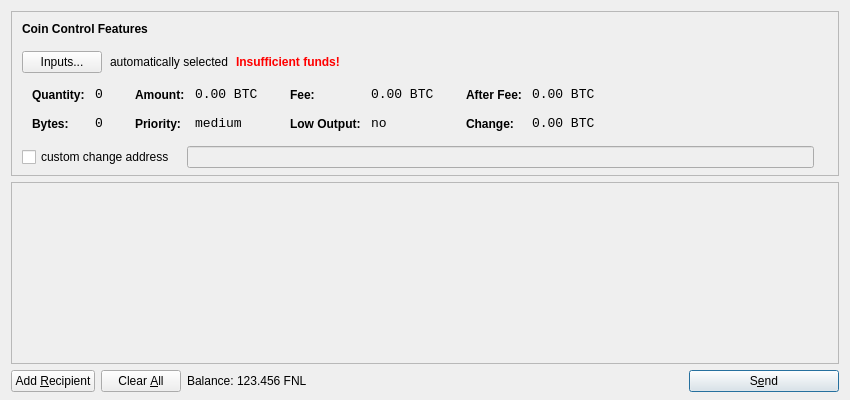
<?xml version="1.0" encoding="UTF-8"?>
<ui version="4.0">
 <class>SendCoinsDialog</class>
 <widget class="QDialog" name="SendCoinsDialog">
  <property name="geometry">
   <rect>
    <x>0</x>
    <y>0</y>
    <width>850</width>
    <height>400</height>
   </rect>
  </property>
  <property name="windowTitle">
   <string>Send Coins</string>
  </property>
  <layout class="QVBoxLayout" name="verticalLayout" stretch="0,1,0">
   <property name="bottomMargin">
    <number>8</number>
   </property>
   <item>
    <widget class="QFrame" name="frameCoinControl">
     <property name="sizePolicy">
      <sizepolicy hsizetype="Expanding" vsizetype="Expanding">
       <horstretch>0</horstretch>
       <verstretch>0</verstretch>
      </sizepolicy>
     </property>
     <property name="maximumSize">
      <size>
       <width>16777215</width>
       <height>16777215</height>
      </size>
     </property>
     <property name="frameShape">
      <enum>QFrame::StyledPanel</enum>
     </property>
     <property name="frameShadow">
      <enum>QFrame::Sunken</enum>
     </property>
     <layout class="QVBoxLayout" name="verticalLayoutCoinControl2">
      <property name="spacing">
       <number>-1</number>
      </property>
      <property name="leftMargin">
       <number>0</number>
      </property>
      <property name="topMargin">
       <number>0</number>
      </property>
      <property name="rightMargin">
       <number>0</number>
      </property>
      <property name="bottomMargin">
       <number>6</number>
      </property>
      <item>
       <layout class="QVBoxLayout" name="verticalLayoutCoinControl" stretch="0,0,0,0,1">
        <property name="spacing">
         <number>0</number>
        </property>
        <property name="leftMargin">
         <number>10</number>
        </property>
        <property name="topMargin">
         <number>10</number>
        </property>
        <item>
         <layout class="QHBoxLayout" name="horizontalLayoutCoinControl1">
          <property name="bottomMargin">
           <number>15</number>
          </property>
          <item>
           <widget class="QLabel" name="labelCoinControlFeatures">
            <property name="sizePolicy">
             <sizepolicy hsizetype="Preferred" vsizetype="Maximum">
              <horstretch>0</horstretch>
              <verstretch>0</verstretch>
             </sizepolicy>
            </property>
            <property name="font">
             <font>
              <weight>75</weight>
              <bold>true</bold>
             </font>
            </property>
            <property name="styleSheet">
             <string notr="true">font-weight:bold;</string>
            </property>
            <property name="text">
             <string>Coin Control Features</string>
            </property>
           </widget>
          </item>
         </layout>
        </item>
        <item>
         <layout class="QHBoxLayout" name="horizontalLayoutCoinControl2" stretch="0,0,0,0">
          <property name="spacing">
           <number>8</number>
          </property>
          <property name="bottomMargin">
           <number>10</number>
          </property>
          <item>
           <widget class="QPushButton" name="pushButtonCoinControl">
            <property name="styleSheet">
             <string notr="true"/>
            </property>
            <property name="text">
             <string>Inputs...</string>
            </property>
           </widget>
          </item>
          <item>
           <widget class="QLabel" name="labelCoinControlAutomaticallySelected">
            <property name="text">
             <string>automatically selected</string>
            </property>
            <property name="margin">
             <number>5</number>
            </property>
           </widget>
          </item>
          <item>
           <widget class="QLabel" name="labelCoinControlInsuffFunds">
            <property name="font">
             <font>
              <weight>75</weight>
              <bold>true</bold>
             </font>
            </property>
            <property name="styleSheet">
             <string notr="true">color:red;font-weight:bold;</string>
            </property>
            <property name="text">
             <string>Insufficient funds!</string>
            </property>
            <property name="margin">
             <number>5</number>
            </property>
           </widget>
          </item>
          <item>
           <spacer name="horizontalSpacerCoinControl">
            <property name="orientation">
             <enum>Qt::Horizontal</enum>
            </property>
            <property name="sizeHint" stdset="0">
             <size>
              <width>40</width>
              <height>1</height>
             </size>
            </property>
           </spacer>
          </item>
         </layout>
        </item>
        <item>
         <widget class="QWidget" name="widgetCoinControl" native="true">
          <property name="sizePolicy">
           <sizepolicy hsizetype="Preferred" vsizetype="Preferred">
            <horstretch>0</horstretch>
            <verstretch>0</verstretch>
           </sizepolicy>
          </property>
          <property name="minimumSize">
           <size>
            <width>0</width>
            <height>0</height>
           </size>
          </property>
          <property name="styleSheet">
           <string notr="true"/>
          </property>
          <layout class="QHBoxLayout" name="horizontalLayoutCoinControl5">
           <property name="margin">
            <number>0</number>
           </property>
           <item>
            <layout class="QHBoxLayout" name="horizontalLayoutCoinControl3" stretch="0,0,0,1">
             <property name="spacing">
              <number>20</number>
             </property>
             <property name="topMargin">
              <number>0</number>
             </property>
             <property name="bottomMargin">
              <number>10</number>
             </property>
             <item>
              <layout class="QFormLayout" name="formLayoutCoinControl1">
               <property name="horizontalSpacing">
                <number>10</number>
               </property>
               <property name="verticalSpacing">
                <number>14</number>
               </property>
               <property name="leftMargin">
                <number>10</number>
               </property>
               <property name="topMargin">
                <number>4</number>
               </property>
               <property name="rightMargin">
                <number>6</number>
               </property>
               <item row="0" column="0">
                <widget class="QLabel" name="labelCoinControlQuantityText">
                 <property name="styleSheet">
                  <string notr="true">font-weight:bold;</string>
                 </property>
                 <property name="text">
                  <string>Quantity:</string>
                 </property>
                 <property name="margin">
                  <number>0</number>
                 </property>
                </widget>
               </item>
               <item row="0" column="1">
                <widget class="QLabel" name="labelCoinControlQuantity">
                 <property name="font">
                  <font>
                   <family>Monospace</family>
                   <pointsize>10</pointsize>
                  </font>
                 </property>
                 <property name="cursor">
                  <cursorShape>IBeamCursor</cursorShape>
                 </property>
                 <property name="contextMenuPolicy">
                  <enum>Qt::ActionsContextMenu</enum>
                 </property>
                 <property name="text">
                  <string notr="true">0</string>
                 </property>
                 <property name="margin">
                  <number>0</number>
                 </property>
                 <property name="textInteractionFlags">
                  <set>Qt::LinksAccessibleByMouse|Qt::TextSelectableByKeyboard|Qt::TextSelectableByMouse</set>
                 </property>
                </widget>
               </item>
               <item row="1" column="0">
                <widget class="QLabel" name="labelCoinControlBytesText">
                 <property name="styleSheet">
                  <string notr="true">font-weight:bold;</string>
                 </property>
                 <property name="text">
                  <string>Bytes:</string>
                 </property>
                </widget>
               </item>
               <item row="1" column="1">
                <widget class="QLabel" name="labelCoinControlBytes">
                 <property name="font">
                  <font>
                   <family>Monospace</family>
                   <pointsize>10</pointsize>
                  </font>
                 </property>
                 <property name="cursor">
                  <cursorShape>IBeamCursor</cursorShape>
                 </property>
                 <property name="contextMenuPolicy">
                  <enum>Qt::ActionsContextMenu</enum>
                 </property>
                 <property name="text">
                  <string notr="true">0</string>
                 </property>
                 <property name="textInteractionFlags">
                  <set>Qt::LinksAccessibleByMouse|Qt::TextSelectableByKeyboard|Qt::TextSelectableByMouse</set>
                 </property>
                </widget>
               </item>
              </layout>
             </item>
             <item>
              <layout class="QFormLayout" name="formLayoutCoinControl2">
               <property name="horizontalSpacing">
                <number>10</number>
               </property>
               <property name="verticalSpacing">
                <number>14</number>
               </property>
               <property name="leftMargin">
                <number>6</number>
               </property>
               <property name="topMargin">
                <number>4</number>
               </property>
               <property name="rightMargin">
                <number>6</number>
               </property>
               <item row="0" column="0">
                <widget class="QLabel" name="labelCoinControlAmountText">
                 <property name="styleSheet">
                  <string notr="true">font-weight:bold;</string>
                 </property>
                 <property name="text">
                  <string>Amount:</string>
                 </property>
                 <property name="margin">
                  <number>0</number>
                 </property>
                </widget>
               </item>
               <item row="0" column="1">
                <widget class="QLabel" name="labelCoinControlAmount">
                 <property name="font">
                  <font>
                   <family>Monospace</family>
                   <pointsize>10</pointsize>
                  </font>
                 </property>
                 <property name="cursor">
                  <cursorShape>IBeamCursor</cursorShape>
                 </property>
                 <property name="contextMenuPolicy">
                  <enum>Qt::ActionsContextMenu</enum>
                 </property>
                 <property name="text">
                  <string notr="true">0.00 BTC</string>
                 </property>
                 <property name="textInteractionFlags">
                  <set>Qt::LinksAccessibleByMouse|Qt::TextSelectableByKeyboard|Qt::TextSelectableByMouse</set>
                 </property>
                </widget>
               </item>
               <item row="1" column="0">
                <widget class="QLabel" name="labelCoinControlPriorityText">
                 <property name="styleSheet">
                  <string notr="true">font-weight:bold;</string>
                 </property>
                 <property name="text">
                  <string>Priority:</string>
                 </property>
                </widget>
               </item>
               <item row="1" column="1">
                <widget class="QLabel" name="labelCoinControlPriority">
                 <property name="font">
                  <font>
                   <family>Monospace</family>
                   <pointsize>10</pointsize>
                  </font>
                 </property>
                 <property name="cursor">
                  <cursorShape>IBeamCursor</cursorShape>
                 </property>
                 <property name="contextMenuPolicy">
                  <enum>Qt::ActionsContextMenu</enum>
                 </property>
                 <property name="text">
                  <string>medium</string>
                 </property>
                 <property name="textInteractionFlags">
                  <set>Qt::LinksAccessibleByMouse|Qt::TextSelectableByKeyboard|Qt::TextSelectableByMouse</set>
                 </property>
                </widget>
               </item>
              </layout>
             </item>
             <item>
              <layout class="QFormLayout" name="formLayoutCoinControl3">
               <property name="horizontalSpacing">
                <number>10</number>
               </property>
               <property name="verticalSpacing">
                <number>14</number>
               </property>
               <property name="leftMargin">
                <number>6</number>
               </property>
               <property name="topMargin">
                <number>4</number>
               </property>
               <property name="rightMargin">
                <number>6</number>
               </property>
               <item row="0" column="0">
                <widget class="QLabel" name="labelCoinControlFeeText">
                 <property name="styleSheet">
                  <string notr="true">font-weight:bold;</string>
                 </property>
                 <property name="text">
                  <string>Fee:</string>
                 </property>
                 <property name="margin">
                  <number>0</number>
                 </property>
                </widget>
               </item>
               <item row="0" column="1">
                <widget class="QLabel" name="labelCoinControlFee">
                 <property name="font">
                  <font>
                   <family>Monospace</family>
                   <pointsize>10</pointsize>
                  </font>
                 </property>
                 <property name="cursor">
                  <cursorShape>IBeamCursor</cursorShape>
                 </property>
                 <property name="contextMenuPolicy">
                  <enum>Qt::ActionsContextMenu</enum>
                 </property>
                 <property name="text">
                  <string notr="true">0.00 BTC</string>
                 </property>
                 <property name="textInteractionFlags">
                  <set>Qt::LinksAccessibleByMouse|Qt::TextSelectableByKeyboard|Qt::TextSelectableByMouse</set>
                 </property>
                </widget>
               </item>
               <item row="1" column="0">
                <widget class="QLabel" name="labelCoinControlLowOutputText">
                 <property name="styleSheet">
                  <string notr="true">font-weight:bold;</string>
                 </property>
                 <property name="text">
                  <string>Low Output:</string>
                 </property>
                </widget>
               </item>
               <item row="1" column="1">
                <widget class="QLabel" name="labelCoinControlLowOutput">
                 <property name="font">
                  <font>
                   <family>Monospace</family>
                   <pointsize>10</pointsize>
                  </font>
                 </property>
                 <property name="cursor">
                  <cursorShape>IBeamCursor</cursorShape>
                 </property>
                 <property name="contextMenuPolicy">
                  <enum>Qt::ActionsContextMenu</enum>
                 </property>
                 <property name="text">
                  <string>no</string>
                 </property>
                 <property name="textInteractionFlags">
                  <set>Qt::LinksAccessibleByMouse|Qt::TextSelectableByKeyboard|Qt::TextSelectableByMouse</set>
                 </property>
                </widget>
               </item>
              </layout>
             </item>
             <item>
              <layout class="QFormLayout" name="formLayoutCoinControl4">
               <property name="horizontalSpacing">
                <number>10</number>
               </property>
               <property name="verticalSpacing">
                <number>14</number>
               </property>
               <property name="leftMargin">
                <number>6</number>
               </property>
               <property name="topMargin">
                <number>4</number>
               </property>
               <property name="rightMargin">
                <number>6</number>
               </property>
               <item row="0" column="0">
                <widget class="QLabel" name="labelCoinControlAfterFeeText">
                 <property name="styleSheet">
                  <string notr="true">font-weight:bold;</string>
                 </property>
                 <property name="text">
                  <string>After Fee:</string>
                 </property>
                 <property name="margin">
                  <number>0</number>
                 </property>
                </widget>
               </item>
               <item row="0" column="1">
                <widget class="QLabel" name="labelCoinControlAfterFee">
                 <property name="font">
                  <font>
                   <family>Monospace</family>
                   <pointsize>10</pointsize>
                  </font>
                 </property>
                 <property name="cursor">
                  <cursorShape>IBeamCursor</cursorShape>
                 </property>
                 <property name="contextMenuPolicy">
                  <enum>Qt::ActionsContextMenu</enum>
                 </property>
                 <property name="text">
                  <string notr="true">0.00 BTC</string>
                 </property>
                 <property name="textInteractionFlags">
                  <set>Qt::LinksAccessibleByMouse|Qt::TextSelectableByKeyboard|Qt::TextSelectableByMouse</set>
                 </property>
                </widget>
               </item>
               <item row="1" column="0">
                <widget class="QLabel" name="labelCoinControlChangeText">
                 <property name="styleSheet">
                  <string notr="true">font-weight:bold;</string>
                 </property>
                 <property name="text">
                  <string>Change:</string>
                 </property>
                </widget>
               </item>
               <item row="1" column="1">
                <widget class="QLabel" name="labelCoinControlChange">
                 <property name="font">
                  <font>
                   <family>Monospace</family>
                   <pointsize>10</pointsize>
                  </font>
                 </property>
                 <property name="cursor">
                  <cursorShape>IBeamCursor</cursorShape>
                 </property>
                 <property name="contextMenuPolicy">
                  <enum>Qt::ActionsContextMenu</enum>
                 </property>
                 <property name="text">
                  <string notr="true">0.00 BTC</string>
                 </property>
                 <property name="textInteractionFlags">
                  <set>Qt::LinksAccessibleByMouse|Qt::TextSelectableByKeyboard|Qt::TextSelectableByMouse</set>
                 </property>
                </widget>
               </item>
              </layout>
             </item>
            </layout>
           </item>
          </layout>
         </widget>
        </item>
        <item>
         <layout class="QHBoxLayout" name="horizontalLayoutCoinControl4" stretch="0,0,0">
          <property name="spacing">
           <number>12</number>
          </property>
          <property name="sizeConstraint">
           <enum>QLayout::SetDefaultConstraint</enum>
          </property>
          <property name="topMargin">
           <number>5</number>
          </property>
          <property name="rightMargin">
           <number>5</number>
          </property>
          <item>
           <widget class="QCheckBox" name="checkBoxCoinControlChange">
            <property name="text">
             <string>custom change address</string>
            </property>
           </widget>
          </item>
          <item>
           <widget class="QLineEdit" name="lineEditCoinControlChange">
            <property name="enabled">
             <bool>false</bool>
            </property>
            <property name="sizePolicy">
             <sizepolicy hsizetype="Expanding" vsizetype="Fixed">
              <horstretch>0</horstretch>
              <verstretch>0</verstretch>
             </sizepolicy>
            </property>
           </widget>
          </item>
          <item>
           <widget class="QLabel" name="labelCoinControlChangeLabel">
            <property name="sizePolicy">
             <sizepolicy hsizetype="Preferred" vsizetype="Expanding">
              <horstretch>0</horstretch>
              <verstretch>0</verstretch>
             </sizepolicy>
            </property>
            <property name="minimumSize">
             <size>
              <width>0</width>
              <height>0</height>
             </size>
            </property>
            <property name="text">
             <string/>
            </property>
            <property name="margin">
             <number>3</number>
            </property>
           </widget>
          </item>
         </layout>
        </item>
        <item>
         <spacer name="verticalSpacerCoinControl">
          <property name="orientation">
           <enum>Qt::Vertical</enum>
          </property>
          <property name="sizeHint" stdset="0">
           <size>
            <width>800</width>
            <height>1</height>
           </size>
          </property>
         </spacer>
        </item>
       </layout>
      </item>
     </layout>
    </widget>
   </item>
   <item>
    <widget class="QScrollArea" name="scrollArea">
     <property name="widgetResizable">
      <bool>true</bool>
     </property>
     <widget class="QWidget" name="scrollAreaWidgetContents">
      <property name="geometry">
       <rect>
        <x>0</x>
        <y>0</y>
        <width>830</width>
        <height>165</height>
       </rect>
      </property>
      <layout class="QVBoxLayout" name="verticalLayout_2">
       <property name="margin">
        <number>0</number>
       </property>
       <item>
        <layout class="QVBoxLayout" name="entries">
         <property name="spacing">
          <number>6</number>
         </property>
        </layout>
       </item>
       <item>
        <spacer name="verticalSpacer">
         <property name="orientation">
          <enum>Qt::Vertical</enum>
         </property>
         <property name="sizeHint" stdset="0">
          <size>
           <width>20</width>
           <height>40</height>
          </size>
         </property>
        </spacer>
       </item>
      </layout>
     </widget>
    </widget>
   </item>
   <item>
    <layout class="QHBoxLayout" name="horizontalLayout">
     <item>
      <widget class="QPushButton" name="addButton">
       <property name="toolTip">
        <string>Send to multiple recipients at once</string>
       </property>
       <property name="text">
        <string>Add &amp;Recipient</string>
       </property>
       <property name="icon">
        <iconset resource="../bitcoin.qrc">
         <normaloff>:/icons/add</normaloff>:/icons/add</iconset>
       </property>
       <property name="autoDefault">
        <bool>false</bool>
       </property>
      </widget>
     </item>
     <item>
      <widget class="QPushButton" name="clearButton">
       <property name="sizePolicy">
        <sizepolicy hsizetype="Minimum" vsizetype="Fixed">
         <horstretch>0</horstretch>
         <verstretch>0</verstretch>
        </sizepolicy>
       </property>
       <property name="toolTip">
        <string>Remove all transaction fields</string>
       </property>
       <property name="text">
        <string>Clear &amp;All</string>
       </property>
       <property name="icon">
        <iconset resource="../bitcoin.qrc">
         <normaloff>:/icons/remove</normaloff>:/icons/remove</iconset>
       </property>
       <property name="autoRepeatDelay">
        <number>300</number>
       </property>
       <property name="autoDefault">
        <bool>false</bool>
       </property>
      </widget>
     </item>
     <item>
      <layout class="QHBoxLayout" name="horizontalLayout_2">
       <property name="spacing">
        <number>3</number>
       </property>
       <item>
        <widget class="QLabel" name="label">
         <property name="text">
          <string>Balance:</string>
         </property>
        </widget>
       </item>
       <item>
        <widget class="QLabel" name="labelBalance">
         <property name="cursor">
          <cursorShape>IBeamCursor</cursorShape>
         </property>
         <property name="text">
          <string>123.456 FNL</string>
         </property>
         <property name="textInteractionFlags">
          <set>Qt::LinksAccessibleByMouse|Qt::TextSelectableByKeyboard|Qt::TextSelectableByMouse</set>
         </property>
        </widget>
       </item>
      </layout>
     </item>
     <item>
      <spacer name="horizontalSpacer">
       <property name="orientation">
        <enum>Qt::Horizontal</enum>
       </property>
       <property name="sizeHint" stdset="0">
        <size>
         <width>40</width>
         <height>20</height>
        </size>
       </property>
      </spacer>
     </item>
     <item>
      <widget class="QPushButton" name="sendButton">
       <property name="minimumSize">
        <size>
         <width>150</width>
         <height>0</height>
        </size>
       </property>
       <property name="toolTip">
        <string>Confirm the send action</string>
       </property>
       <property name="text">
        <string>S&amp;end</string>
       </property>
       <property name="icon">
        <iconset resource="../bitcoin.qrc">
         <normaloff>:/icons/send</normaloff>:/icons/send</iconset>
       </property>
       <property name="default">
        <bool>true</bool>
       </property>
      </widget>
     </item>
    </layout>
   </item>
  </layout>
 </widget>
 <resources>
  <include location="../bitcoin.qrc"/>
 </resources>
 <connections/>
</ui>
